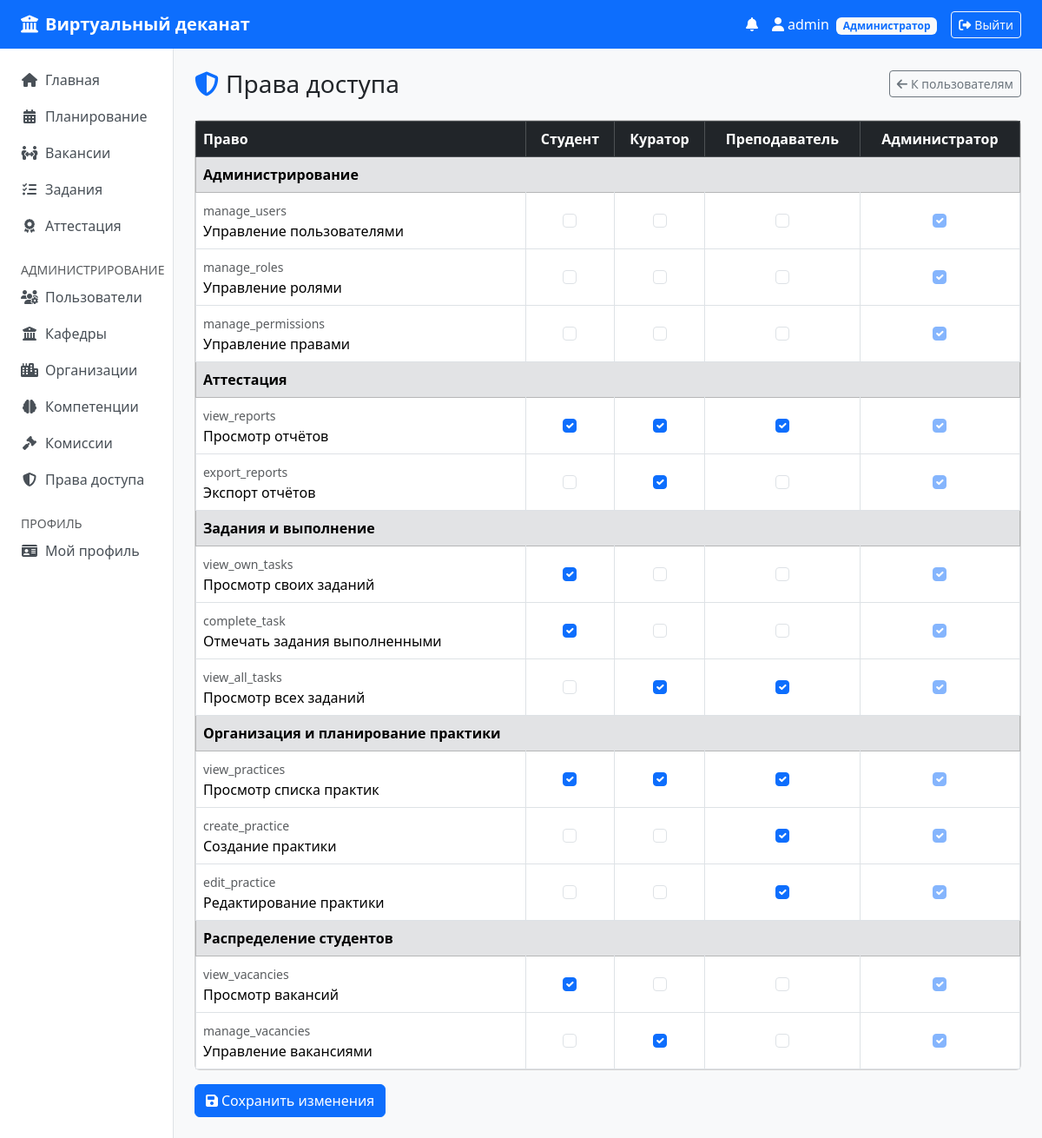
Screenshot of /admin/permissions (signed in) with the database file from the repository.
### models.py (models this page shows, shortened)
class User(UserMixin, db.Model):
    __tablename__ = "users"
    id        = db.Column(db.Integer, primary_key=True)
    login     = db.Column(db.String(64), unique=True, nullable=False)
    password  = db.Column(db.String(256), nullable=False)
    role      = db.Column(db.String(32), nullable=False)
    is_active = db.Column(db.Boolean, nullable=False, default=True)
    student = db.relationship("Student", backref="user", uselist=False)
    teacher = db.relationship("Teacher", backref="user", uselist=False)
    curator = db.relationship("Curator", backref="user", uselist=False)
    notifications = db.relationship("Notification", backref="user", lazy="dynamic",
                                     order_by="Notification.created_at.desc()")
    @property
    def unread_count(self):
        return self.notifications.filter_by(is_read=False).count()

class Permission(db.Model):
    __tablename__ = "permissions"
    id          = db.Column(db.Integer, primary_key=True)
    code        = db.Column(db.String(64), unique=True, nullable=False)
    description = db.Column(db.String(256), nullable=False)
    section     = db.Column(db.String(64), nullable=False)
    role_permissions = db.relationship("RolePermission", backref="permission",
                                        cascade="all, delete-orphan")

### dashboard/routes.py (the view, shortened to what this page needs)
@bp.route("/admin/permissions", methods=["GET", "POST"])
@login_required
@requires_role("admin")
def admin_permissions():
    roles = ["student", "curator", "teacher", "admin"]
    permissions = Permission.query.order_by(Permission.section, Permission.id).all()
    sections = {}
    for p in permissions:
        sections.setdefault(p.section, []).append(p)
    assigned = {(rp.role, rp.perm_id) for rp in RolePermission.query.all()}
    for perm in permissions:
        assigned.add(("admin", perm.id))
    return render_template("dashboard/admin_permissions.html", roles=roles, sections=sections, assigned=assigned)

### templates/dashboard/admin_permissions.html (shortened to what this page needs)
{% extends 'base.html' %}
{% block content %}
{% set role_labels = {
    "student": "Студент",
    "curator": "Куратор",
    "teacher": "Преподаватель",
    "admin": "Администратор"
} %}
<div class="d-flex justify-content-between align-items-center mb-4">
  <h3 class="mb-0">
    <i class="fa-solid fa-shield-halved text-primary me-2"></i>Права доступа
  </h3>
  <a href="{{ url_for('dashboard.admin_users') }}" class="btn btn-outline-secondary btn-sm">
    <i class="fa-solid fa-arrow-left me-1"></i>К пользователям
  </a>
</div>
<form method="post">
<div class="card">
  <div class="card-body p-0">
    <table class="table table-bordered table-hover align-middle mb-0">
      <thead class="table-dark">
        <tr>
          <th style="width:40%">Право</th>
          {% for role in roles %}
          <th class="text-center">{{ role_labels[role] }}</th>
          {% endfor %}
        </tr>
      </thead>
      <tbody>
        {% for section, perms in sections.items() %}
        <tr class="table-secondary">
          <td colspan="{{ roles|length + 1 }}">
            <strong>{{ section }}</strong>
          </td>
        </tr>
        {% for perm in perms %}
        <tr>
          <td>
            <span class="text-muted small">{{ perm.code }}</span><br>
            {{ perm.description }}
          </td>
          {% for role in roles %}
          <td class="text-center">
            <input type="checkbox"
                   class="form-check-input"
                   name="{{ role }}_{{ perm.id }}"
                   {{ 'checked' if (role, perm.id) in assigned }}
                   {{ 'disabled' if role == 'admin' }}>
          </td>
          {% endfor %}
        </tr>
        {% endfor %}
        {% endfor %}
      </tbody>
    </table>
  </div>
</div>
<div class="mt-3 d-flex gap-2">
  <button type="submit" class="btn btn-primary">
    <i class="fa-solid fa-floppy-disk me-1"></i>Сохранить изменения
  </button>
</div>
</form>
{% endblock %}

### templates/base.html (shortened to what this page needs)
<!doctype html>
<html lang="ru">
<head>
  <link rel="stylesheet" href="https://cdn.jsdelivr.net/npm/bootstrap@5.3.3/dist/css/bootstrap.min.css">
  <link rel="stylesheet" href="https://cdnjs.cloudflare.com/ajax/libs/font-awesome/6.5.0/css/all.min.css">
</head>
<body>
{% if current_user.is_authenticated %}
<nav class="navbar navbar-expand-lg navbar-dark bg-primary mb-0">
  <div class="container-fluid px-4">
    <a class="navbar-brand" href="{{ url_for('dashboard.index') }}">
      <i class="fa-solid fa-university me-2"></i>Виртуальный деканат
    </a>
    <div class="ms-auto d-flex align-items-center gap-3">
      <a href="{{ url_for('profile.notifications') }}" class="text-white text-decoration-none position-relative">
        <i class="fa-solid fa-bell"></i>
      </a>
      <a href="{{ url_for('profile.index') }}" class="text-white text-decoration-none">
        <i class="fa-solid fa-user me-1"></i>{{ current_user.login }}
        {% set role_labels = {'student': 'Студент', 'curator': 'Куратор', 'teacher': 'Преподаватель', 'admin': 'Администратор'} %}
        <span class="badge bg-light text-primary role-badge ms-1">{{ role_labels.get(current_user.role, current_user.role) }}</span>
      </a>
      <a href="{{ url_for('auth.logout') }}" class="btn btn-outline-light btn-sm">
        <i class="fa-solid fa-right-from-bracket me-1"></i>Выйти
      </a>
    </div>
  </div>
</nav>
<div class="container-fluid">
  <div class="row">
    <nav class="col-md-2 bg-white sidebar border-end py-3 px-2">
      <ul class="nav flex-column">
        <li class="nav-item"><a class="nav-link" href="{{ url_for('dashboard.index') }}"><i class="fa-solid fa-house me-2"></i>Главная</a></li>
        {% if current_user.role in ('teacher', 'admin') %}
        <li class="nav-item"><a class="nav-link" href="{{ url_for('planning.index') }}"><i class="fa-solid fa-calendar-days me-2"></i>Планирование</a></li>
        {% endif %}
        <li class="nav-item"><a class="nav-link" href="{{ url_for('distribution.index') }}"><i class="fa-solid fa-people-arrows me-2"></i>Вакансии</a></li>
        <li class="nav-item"><a class="nav-link" href="{{ url_for('execution.index') }}"><i class="fa-solid fa-list-check me-2"></i>Задания</a></li>
        <li class="nav-item"><a class="nav-link" href="{{ url_for('attestation.index') }}"><i class="fa-solid fa-award me-2"></i>Аттестация</a></li>
        {% if current_user.role == 'admin' %}
        <li class="nav-item mt-3"><small class="text-muted px-3">АДМИНИСТРИРОВАНИЕ</small></li>
        <li class="nav-item"><a class="nav-link" href="{{ url_for('dashboard.admin_users') }}"><i class="fa-solid fa-users-gear me-2"></i>Пользователи</a></li>
        <li class="nav-item"><a class="nav-link" href="{{ url_for('dashboard.admin_kafedras') }}"><i class="fa-solid fa-building-columns me-2"></i>Кафедры</a></li>
        <li class="nav-item"><a class="nav-link" href="{{ url_for('dashboard.admin_orgs') }}"><i class="fa-solid fa-city me-2"></i>Организации</a></li>
        <li class="nav-item"><a class="nav-link" href="{{ url_for('dashboard.admin_komps') }}"><i class="fa-solid fa-brain me-2"></i>Компетенции</a></li>
        <li class="nav-item"><a class="nav-link" href="{{ url_for('attestation.commissions') }}"><i class="fa-solid fa-gavel me-2"></i>Комиссии</a></li>
        <li class="nav-item"><a class="nav-link" href="{{ url_for('dashboard.admin_permissions') }}"><i class="fa-solid fa-shield-halved me-2"></i>Права доступа</a></li>
        {% endif %}
        <li class="nav-item mt-3"><small class="text-muted px-3">ПРОФИЛЬ</small></li>
        <li class="nav-item"><a class="nav-link" href="{{ url_for('profile.index') }}"><i class="fa-solid fa-id-card me-2"></i>Мой профиль</a></li>
      </ul>
    </nav>
    <main class="col-md-10 py-4 px-4">
      {% block content %}{% endblock %}
    </main>
  </div>
</div>
{% endif %}
</body>
</html>

### templates/base.html (style rules this page uses)
body { background-color: #f8f9fa; }
.navbar-brand { font-weight: 600; }
.role-badge { font-size: .75rem; }
.sidebar { min-height: calc(100vh - 72px); }
.sidebar .nav-link { color: #495057; border-radius: .375rem; margin-bottom: 2px; }
.sidebar .nav-link i { width: 20px; text-align: center; }

### rows the page displays
User: login "admin", get "Администратор"
Permission: section "Администрирование", code "manage_users", description "Управление пользователями"
Permission: code "manage_roles", description "Управление ролями"
Permission: code "manage_permissions", description "Управление правами"
Permission: section "Аттестация", code "view_reports", description "Просмотр отчётов"
Permission: code "export_reports", description "Экспорт отчётов"
Permission: section "Задания и выполнение", code "view_own_tasks", description "Просмотр своих заданий"
Permission: code "complete_task", description "Отмечать задания выполненными"
Permission: code "view_all_tasks", description "Просмотр всех заданий"
Permission: section "Организация и планирование практики", code "view_practices", description "Просмотр списка практик"
Permission: code "create_practice", description "Создание практики"
Permission: code "edit_practice", description "Редактирование практики"
Permission: section "Распределение студентов", code "view_vacancies", description "Просмотр вакансий"
Permission: code "manage_vacancies", description "Управление вакансиями"

### other values shown
{{ role_labels[role] }} "Студент" "Куратор" "Преподаватель" "Администратор"
